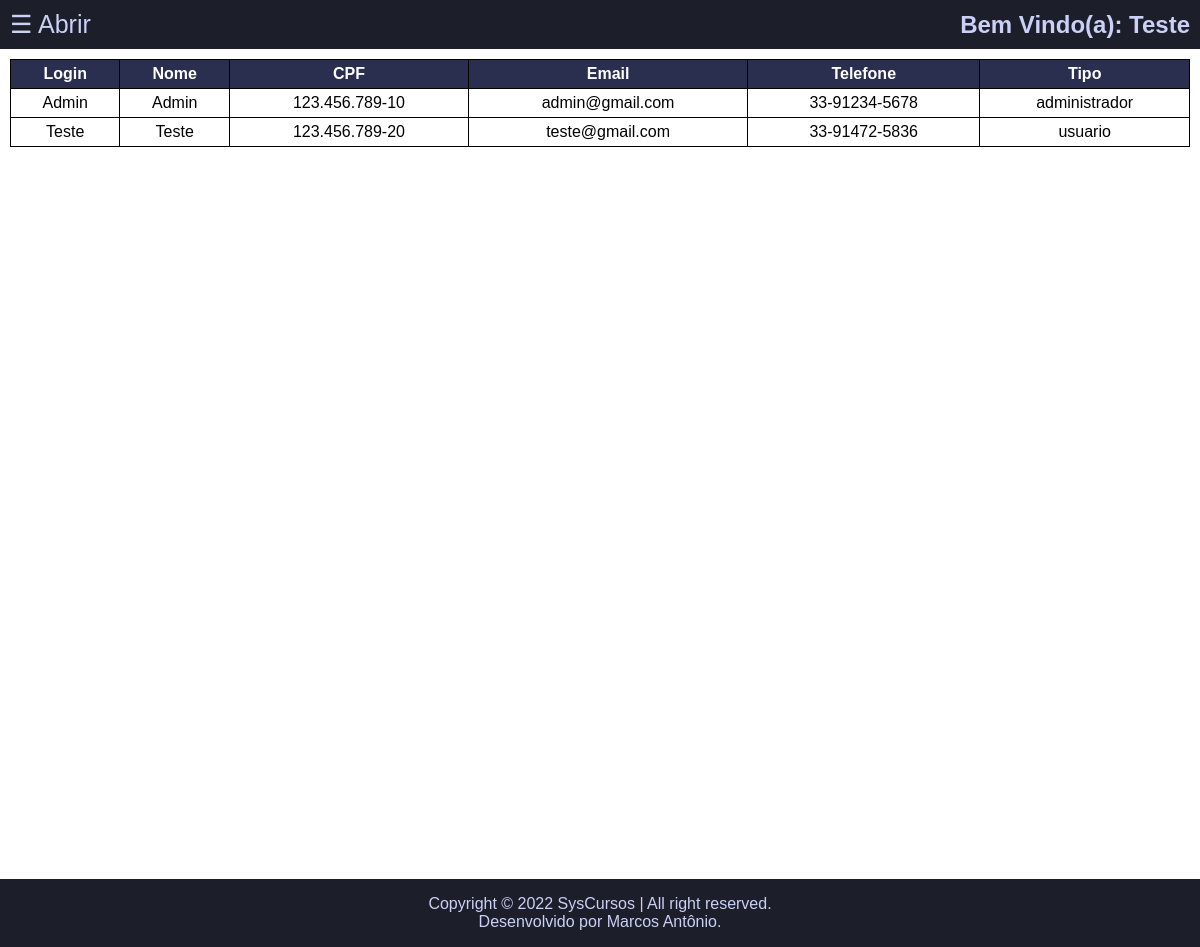
Screenshot of /Admin/listUsers.php (signed in) with the database file from the repository.
### tables this page shows
CREATE TABLE `usuarios` (
  `id_usuario` int NOT NULL,
  `login` varchar(50) NOT NULL,
  `nome` varchar(100) NOT NULL,
  `cpf` varchar(14) NOT NULL,
  `email` varchar(100) NOT NULL,
  `senha` varchar(60) NOT NULL,
  `telefone` varchar(14) NOT NULL,
  `tipo` varchar(20) NOT NULL DEFAULT 'usuario'
);

### dao/DaoUser.php (called while the page is built, shortened)
<?php
require_once 'Connection.php';
class DaoUser
{
    public function listUsers()
    {
        $sql = 'select * from usuarios';
        $pst = Connection::getPreparedStatement($sql);
        $pst->execute();
        $list = $pst->fetchAll(PDO::FETCH_ASSOC);
        return $list;
    }
}

### dao/Connection.php (called while the page is built)
<?php
class Connection
{
    private static $dsn = 'mysql:host=localhost;dbname=sys_cursos;port=3306';
    private static $user = 'root';
    private static $password = '';
    private static $connection = null;
    public static function getConnection(): PDO
    {
        if (Connection::$connection == null) {
            try {
                Connection::$connection = new PDO(Connection::$dsn, Connection::$user, Connection::$password);
            } catch (PDOException $ex) {
                echo $ex->getMessage();
            }
        }
        return Connection::$connection;
    }
    public static function getPreparedStatement($sql): PDOStatement
    {
        $pst = null;
        if (Connection::getConnection() != null) {
            try {
                $pst = Connection::$connection->prepare($sql);
            } catch (PDOException $ex) {
                echo $ex->getMessage();
            }
        }
        return $pst;
    }
}

### Admin/listUsers.php (the view, shortened to what this page needs)
<!DOCTYPE html>
<html lang="pt-BR">
<head>
    <link rel="stylesheet" href="https://cdnjs.cloudflare.com/ajax/libs/font-awesome/6.0.0/css/all.min.css">
    <link rel="stylesheet" href="../CSS/coursesDefaultStyle.css">
    <link rel="stylesheet" href="../CSS/menuStyle.css">
</head>
<body>
    <?php require_once '../view/menuDefault.php'; ?>
    <main id="content">
        <table id="tab">
                <tr>
                    <th>Login</th>
                    <th>Nome</th>
                    <th>CPF</th>
                    <th>Email</th>
                    <th>Telefone</th>
                    <th>Tipo</th>
                </tr>
                <?php
                    require_once '../dao/DaoUser.php';
                    $dao = new DaoUser();
                    $list = $dao->listUsers();
                    foreach ($list as $values) {
                        echo '<tr>';
                        echo '<td>' . $values['login'] . '</td>';
                        echo '<td>' . $values['nome'] . '</td>';
                        echo '<td>' . $values['cpf'] . '</td>';
                        echo '<td>' . $values['email'] . '</td>';
                        echo '<td>' . $values['telefone'] . '</td>';
                        echo '<td>' . $values['tipo'] . '</td>';
                        echo '</tr>';
                    }
                ?>
            </table>
    </main>
    <?php require_once '../view/footer.php'; ?>
</body>
</html>

### CSS/coursesDefaultStyle.css (style rules this page uses)
body { font-family: Arial, Helvetica, sans-serif; margin: 0; }
table { width: 100%; border-collapse: collapse; }
th { border: 1px solid #000; padding: 5px; text-align: center; background-color: #2a2f50; color: #fff; }
td { border: 1px solid #000; padding: 5px; text-align: center; }

### CSS/menuStyle.css (style rules this page uses)
body { font-family: Arial, Helvetica, sans-serif; margin: 0; }
main { display: flex; flex-direction: column; min-height: 100vh; align-items: center; padding: 10px; transition: margin-left 0.5s; }

### rows the page displays
usuarios: login "Admin", nome "Admin", cpf "123.456.789-10", email "admin@gmail.com", telefone "33-91234-5678", tipo "administrador"
usuarios: login "Teste", nome "Teste", cpf "123.456.789-20", email "teste@gmail.com", telefone "33-91472-5836", tipo "usuario"

### other values shown
$_SESSION['usuario'] "Teste"
